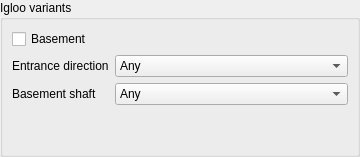
         <widget class="QWidget" name="pageIgloo">
          <layout class="QGridLayout" name="gridLayout_27">
           <property name="leftMargin">
            <number>0</number>
           </property>
           <property name="topMargin">
            <number>0</number>
           </property>
           <property name="rightMargin">
            <number>0</number>
           </property>
           <property name="bottomMargin">
            <number>0</number>
           </property>
           <item row="0" column="0">
            <widget class="QGroupBox" name="groupBoxIgloo">
             <property name="title">
              <string>Igloo variants</string>
             </property>
             <layout class="QGridLayout" name="gridLayoutEndCity2_2">
              <item row="0" column="0">
               <widget class="QCheckBox" name="checkBasement">
                <property name="text">
                 <string>Basement</string>
                </property>
                <property name="tristate">
                 <bool>true</bool>
                </property>
                </widget>
               </item>
               <item row="1" column="0">
                <widget class="QLabel" name="labelIglooOrientation">
                 <property name="text">
                  <string>Entrance direction</string>
                 </property>
                </widget>
               </item>
               <item row="1" column="1">
                <widget class="QComboBox" name="comboIglooOrientation">
                 <item>
                  <property name="text">
                   <string>Any</string>
                  </property>
                 </item>
                 <item>
                  <property name="text">
                   <string>North</string>
                  </property>
                 </item>
                 <item>
                  <property name="text">
                   <string>East</string>
                  </property>
                 </item>
                 <item>
                  <property name="text">
                   <string>South</string>
                  </property>
                 </item>
                 <item>
                  <property name="text">
                   <string>West</string>
                  </property>
                 </item>
                </widget>
               </item>
               <item row="2" column="0">
                <widget class="QLabel" name="labelIglooSize">
                 <property name="text">
                  <string>Basement shaft</string>
                 </property>
                </widget>
               </item>
               <item row="2" column="1">
                <widget class="QComboBox" name="comboIglooSize">
                 <item>
                  <property name="text">
                   <string>Any</string>
                  </property>
                 </item>
                 <item>
                  <property name="text">
                   <string>4 middle sections (16 ladder blocks)</string>
                  </property>
                 </item>
                 <item>
                  <property name="text">
                   <string>5 middle sections (19 ladder blocks)</string>
                  </property>
                 </item>
                 <item>
                  <property name="text">
                   <string>6 middle sections (22 ladder blocks)</string>
                  </property>
                 </item>
                 <item>
                  <property name="text">
                   <string>7 middle sections (25 ladder blocks)</string>
                  </property>
                 </item>
                 <item>
                  <property name="text">
                   <string>8 middle sections (28 ladder blocks)</string>
                  </property>
                 </item>
                 <item>
                  <property name="text">
                   <string>9 middle sections (31 ladder blocks)</string>
                  </property>
                 </item>
                 <item>
                  <property name="text">
                   <string>10 middle sections (34 ladder blocks)</string>
                  </property>
                 </item>
                 <item>
                  <property name="text">
                   <string>11 middle sections (37 ladder blocks)</string>
                  </property>
                 </item>
                </widget>
               </item>
               <item row="3" column="0" colspan="2">
                <spacer name="verticalSpacer_7">
                <property name="orientation">
                 <enum>Qt::Vertical</enum>
                </property>
                <property name="sizeHint" stdset="0">
                 <size>
                  <width>20</width>
                  <height>40</height>
                 </size>
                </property>
               </spacer>
              </item>
             </layout>
            </widget>
           </item>
          </layout>
         </widget>
